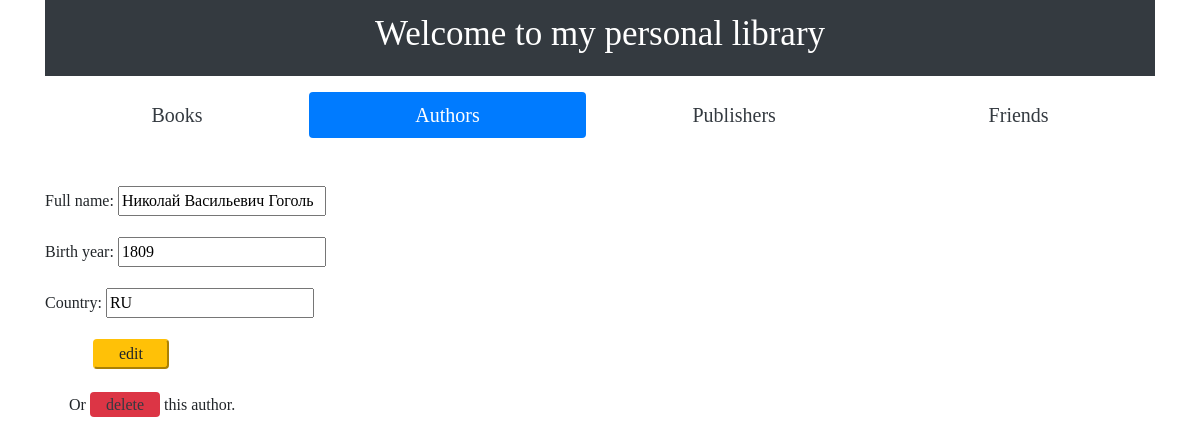
Page /author/1/ on the committed database.
### p_library/models.py (models this page shows, shortened)
class Author(models.Model):
    full_name = models.TextField()
    birth_year = models.SmallIntegerField()
    country = models.CharField(max_length=2)

### p_library/views.py (the view)
# urls.py: path('author/<int:pk>/', AuthorUpdate.as_view(), name='author_update'),
class AuthorUpdate(UpdateView):
    model = Author
    form_class = AuthorForm
    success_url = reverse_lazy('p_library:author_read')
    template_name = 'author_update.html'

### p_library/forms.py
class AuthorForm(forms.ModelForm):
    full_name = forms.CharField(widget=forms.TextInput)
    class Meta:
        model = Author
        fields = '__all__'

### p_library/templates/author_update.html (shortened to what this page needs)
{% extends 'base.html' %}
{% block navigate %}
<ul class="nav nav-pills nav-fill">
    <li class="nav-item">
        <a class="nav-link text-dark" href="/">Books</a>
    </li>
    <li class="nav-item">
        <a class="nav-link active" href="/author/">Authors</a>
    </li>
    <li class="nav-item">
        <a class="nav-link text-dark" href="/publishers/">Publishers</a>
    </li>
    <li class="nav-item">
        <a class="nav-link text-dark" href="/friend/">Friends</a>
    </li>
</ul>
{% endblock %}
{% block content %}
<div>
    <form method="post" class="mt-5">
        {{ form.as_p }}
        <input class="px-4 mx-5 btn-warning rounded" type="submit" value="edit">
    </form>
    <p class="m-4">Or <a class="px-3 py-1 text-dark bg-danger rounded" href="delete/">delete</a> this author.</p>
</div>
{% endblock %}

### static/p_library/style.css (style rules this page uses)
body { font-family: 'Times New Roman', Times, serif; }
.nav-link { font-size: 20px; }

### rows in the picture
Author: full_name "Николай Васильевич Гоголь", birth_year "1809", country "RU"
